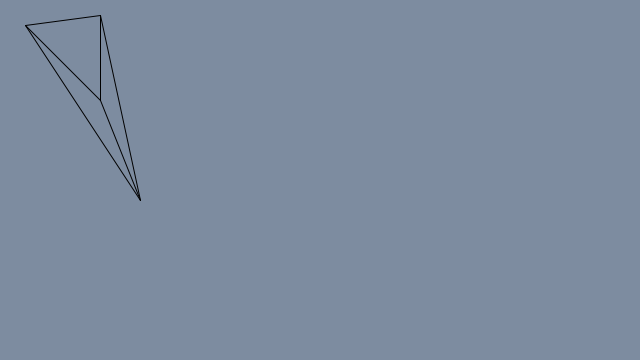
Frame 1 (no input)
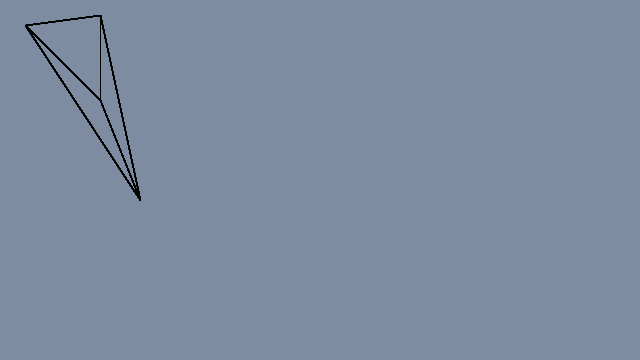
Frame 60 (the mouse pressed at the canvas centre just before this capture)
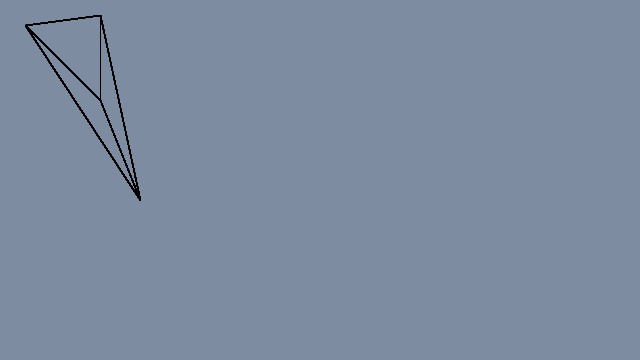
Frame 120 (the mouse held since frame 60 and released just before this capture)

The Processing sketch that drew these frames (run headless with seeded random() and noise(); from frame 60 on, the mouse is pressed at the canvas centre):

// Processing sketch: graphConnectionsOne
// ── graphConnectionsOne.pde
import java.util.*;

color bg = color(125, 140, 160);

float width = 640;
float height = 360;

Graph graph = new Graph();

void setup() {
  // This is run once at the start of the script
  size(640, 360);
  background(bg);
  Node nodeOne = new Node("one", 100, 100);
  Node nodeTwo = new Node("two", 25, 25);
  Node nodeThree = new Node("three", 100, 15);
  Node nodeFour = new Node("four", 140, 200);
  graph.addNode(nodeOne);
  graph.addNode(nodeTwo);
  graph.addNode(nodeThree);
  graph.addNode(nodeFour);
  graph.addConnection("one", "two");
  graph.addConnection("two", "three");
  graph.addConnection("three", "one");
  graph.addConnection("three", "four");
  graph.addConnection("four", "two");
  graph.addConnection("four", "one");
}

void draw() {
   graph.draw();   
}

public class NotFoundException extends Exception { 
    public NotFoundException(String errorMessage) {
        super(errorMessage);
    }
}

class Point implements Cloneable {
  private float x;
  private float y;
  public Point(float x, float y) {
    this.x = x;
    this.y = y;
  }

  public void setX(float x) {
    this.x = x;
  }

  public void setY(float y) {
    this.y = y;
  }

  public float getX() {
    return x;
  }

  public float getY() {
    return y;
  }

  public Point clone() throws CloneNotSupportedException {
    return (Point)super.clone();
  }
}

class Node {
  Point coordinates;
  String name;
  String uuid;
  private Node(String name) {
      this.name = name;
      this.uuid = UUID.randomUUID().toString();
  }
  public Node(String name, float x, float y) {
    this(name);
    this.coordinates = new Point(x, y);
  }
  public Node(String name, Point coordinates) {
    this(name);
    try {
      this.coordinates = coordinates.clone();
    } 
    catch(CloneNotSupportedException e) {
      println("Cloning Point not supported.");
    }
  }
  public boolean equals(Node n) 
  { 
     return this.uuid == n.uuid; 
  }  
  public String getName() {
     return name; 
  }
  public float getX() {
     return coordinates.x; 
  }
  public float getY() {
     return coordinates.y; 
  }
}

class Edge {
  Node source;
  Node destination;
  public Edge(Node source, Node destination) {
   this.source = source;
   this.destination = destination;
  }
  
  Node getSource() {
     return source; 
  }
  
  Node getDestination() {
     return destination; 
  }
}

class Graph {
  ArrayList<Node> nodes = new ArrayList<Node>();
  ArrayList<Edge> edges = new ArrayList<Edge>();
  public Graph() {}
  public Graph(List<Node> nodes) {
    this.nodes = new ArrayList(nodes);
  }
  
  public void addNode(Node node) {
    this.nodes.add(node);
  }
  
  public void addConnection(String srcNodeName, String destinationNodeName) {
     try {
       Node sourceNode = findNode(srcNodeName);
       Node destinationNode = findNode(destinationNodeName);
       if (!hasConnection(sourceNode, destinationNode)) {
         Edge edge = new Edge(sourceNode, destinationNode);
         edges.add(edge);
       }
     } catch (NotFoundException e) {
        println(e.getMessage());
        exit();
     }
  }
  
  public boolean hasConnection(Node source, Node destination) {
    ListIterator i = edges.listIterator();
    while (i.hasNext()) {
      Edge e = (Edge)i.next();
      if (e.getSource() == source && e.getDestination() == destination) {
        return true;
      }
    }
    
    return false;    
  }
  
  public Node findNode(String nodeName) throws NotFoundException {
    ListIterator i = nodes.listIterator();
    while (i.hasNext()) {
      Node n = (Node)i.next();
      if (n.getName() == nodeName) {
        return n;
      }
    }
    
    throw new NotFoundException("Node not found");
  }
  
  public void draw() {
    ListIterator i = edges.listIterator();
    while (i.hasNext()) {
      Edge e = (Edge)i.next();
      line(e.source.getX(), e.source.getY(), e.destination.getX(), e.destination.getY());
    }
  }
}
